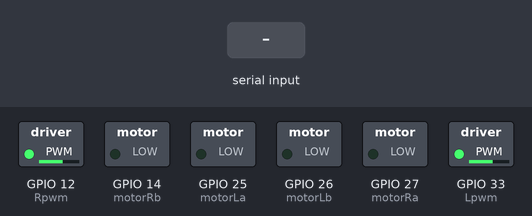
A sketch run on a simulated ESP32. Shown: switched loads named in the sketch (green lamp = pin HIGH). The inputs (shaded band) are chosen by the test bench. Nothing arrives over Bluetooth unless stated.

Above: at 1.2 s.
1.3 s: "f" received over the second serial link
At 2.1 s:
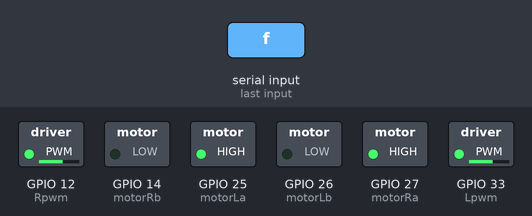
2.8 s: "b" received over the second serial link
At 3.3 s:
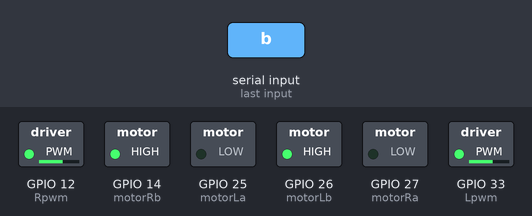
4.3 s: "r" received over the second serial link
At 5.5 s:
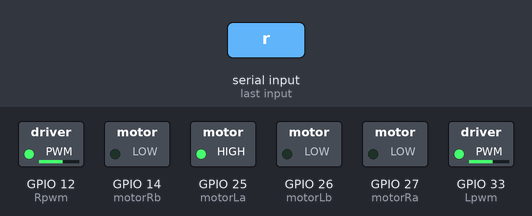
5.8 s: "l" received over the second serial link
At 6.7 s:
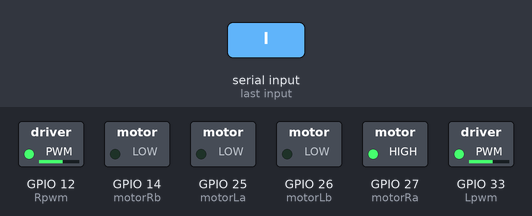
7.3 s: "s" received over the second serial link
At 7.9 s:
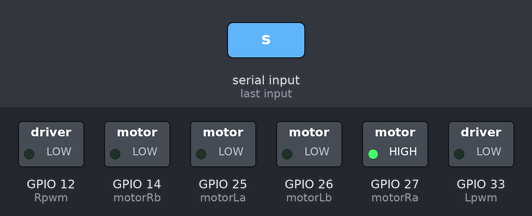
Timing chart, 0 to 9.8 s (numbered marks = the images above; inputs shaded):
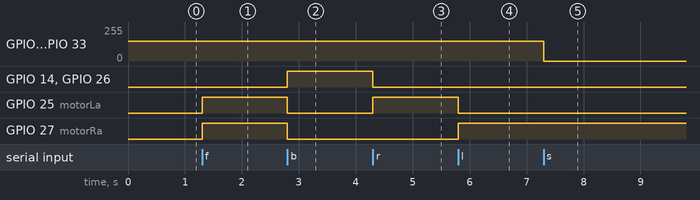

The sketch:

Task_4.ino
```cpp
// controlling car through Bluetooth classic

#include "BluetoothSerial.h"
// Defing the pins

#define motorRa 27
#define motorRb 14
#define motorLa 25
#define motorLb 26
#define Rpwm 12
#define Lpwm 33
const int channel_R = 0;
const int channel_L = 1;
const int freq = 5000;
const int res =8;
char command;
BluetoothSerial SerialBT;

void setup() {
  Serial.begin(115200);
  setup_motors();
  SerialBT.begin("Car Availble to drive ");
}

void loop() {

  if (SerialBT.available()) {
      command=SerialBT.read();

  }

  switch (command) {
    case 'f':
      forward();
      break;
    case 'b':
      reverse();
      break;
    case 'r':
      right();
      break;
    case 'l':
      left();
      break;
    case 's':
      stopp();
      break;
}

  }

void stopp(){
  ledcWrite(channel_R , 0);
  ledcWrite(channel_L , 0);
}

void reverse(){
  digitalWrite(motorLa,LOW);
  digitalWrite(motorRa,LOW);
  digitalWrite(motorLb,HIGH);
  digitalWrite(motorRb,HIGH);
  ledcWrite(channel_R , 150);
  ledcWrite(channel_L , 150);
}
void forward(){
  digitalWrite(motorLa,HIGH);
  digitalWrite(motorRa,HIGH);
  digitalWrite(motorLb,LOW);
  digitalWrite(motorRb,LOW);
  ledcWrite(channel_R , 150);
  ledcWrite(channel_L , 150);
}

void left(){
  digitalWrite(motorLa,LOW);
  digitalWrite(motorRa,HIGH);
  digitalWrite(motorLb,LOW);
  digitalWrite(motorRb,LOW);
  ledcWrite(channel_R , 150);
  ledcWrite(channel_L , 150);
}
void right(){
  digitalWrite(motorLa,HIGH);
  digitalWrite(motorRa,LOW);
  digitalWrite(motorLb,LOW);
  digitalWrite(motorRb,LOW);
  ledcWrite(channel_R , 150);
  ledcWrite(channel_L , 150);
}

void setup_motors(){

  pinMode(motorLa, OUTPUT);
  pinMode(motorLb, OUTPUT);
  pinMode(motorRa, OUTPUT);
  pinMode(motorRb, OUTPUT);
  ledcSetup(channel_R ,freq , res);
  ledcSetup(channel_L ,freq , res);
  ledcAttachPin(Rpwm,channel_R);
  ledcAttachPin(Lpwm,channel_L);
  ledcWrite(channel_R , 150);
  ledcWrite(channel_L , 150);
}
```

Measured:
- after the input at 1.3 s, GPIO 25 (motorLa), GPIO 27 (motorRa): LOW → HIGH at once
- after the input at 2.8 s, GPIO 14 (motorRb), GPIO 26 (motorLb): LOW → HIGH at once; GPIO 25 (motorLa), GPIO 27 (motorRa): HIGH → LOW at once
- after the input at 4.3 s, GPIO 14 (motorRb), GPIO 26 (motorLb): HIGH → LOW at once; GPIO 25 (motorLa): LOW → HIGH at once
- after the input at 5.8 s, GPIO 25 (motorLa): HIGH → LOW at once; GPIO 27 (motorRa): LOW → HIGH at once
- after the input at 7.3 s, GPIO 12 (Rpwm), GPIO 33 (Lpwm): 149/255 → 0/255 at once
